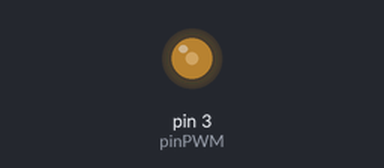
This sketch was run on a simulated Arduino Uno, built with avr-gcc and run on an emulated ATmega328P. Shown: output pins drawn as LEDs (lit = HIGH).

Above: at 0.1 s.
Timing chart, 0 to 1.6 s (numbered marks = the images above):
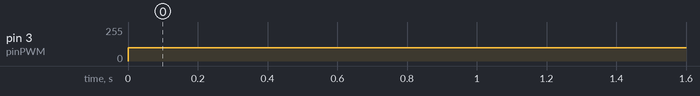

Measured:
- by itself, pin 3 (pinPWM): 0/255 → 100/255 at 0.00 s

The sketch:

Main.ino
```cpp
const byte pinPWM = 3; //Pin compatible con el PWM, son aquellos que tienen un símbolo ~

void setup()
{
    pinMode(pinPWM, OUTPUT); //Colocar el pin como salida
}

void loop()
{
    analogWrite(pinPWM, 100); //Asignarle a esa salida un valor entre 0 y 255 ;0% y 100%; 0V y 5V
    //Lo interesante de esta función es sustituir el 100 por una variable que cambie con algún sensor, como un potenciómetro o LDR
}
```
